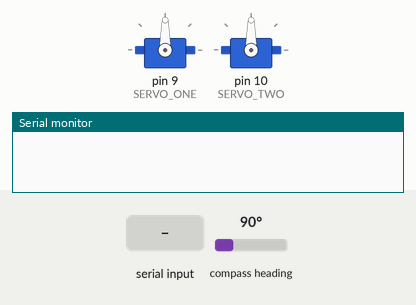
This sketch was run on a simulated Arduino Uno, built with avr-gcc and run on an emulated ATmega328P. Parts: 2 × servo, the last lines printed to the serial monitor. Wiring (inferred from the names in the program): HMC5883L compass at I2C address 0x1E. The test bench sets the inputs (shaded band); at power-on: compass heading 90°.

Above: at 1.2 s.
1.3 s: "I90\n" received over Serial
At 1.6 s:
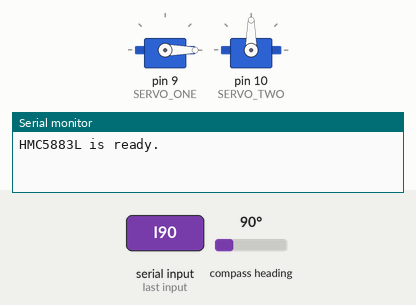
2.8 s: compass heading set to 7°
At 3.6 s:
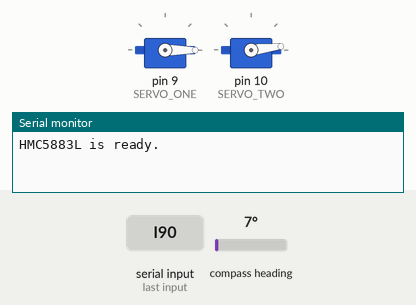
4.8 s: compass heading set to 269°
At 6.5 s:
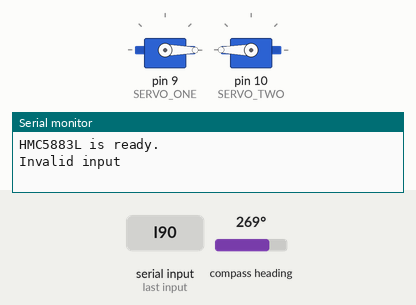
6.8 s: compass heading set to 352°
At 8.5 s:
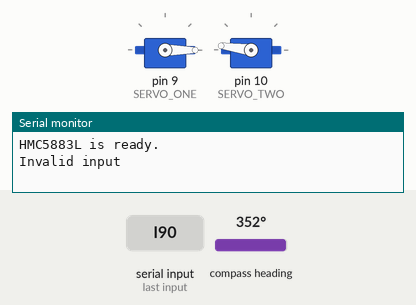
8.8 s: compass heading set to 44°
At 10.5 s:
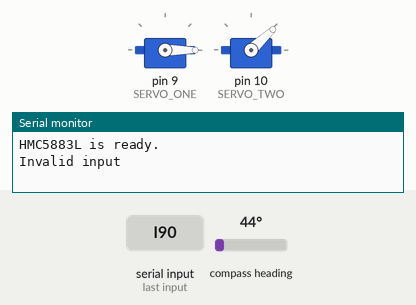
10.8 s: compass heading set to 61°
At 12.8 s:
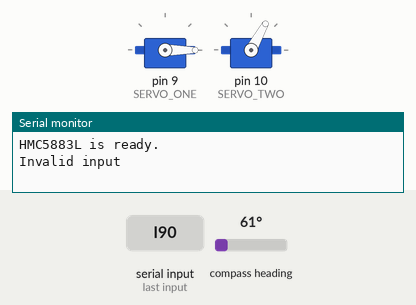
Timing chart, 0 to 13.8 s (numbered marks = the images above; inputs shaded):
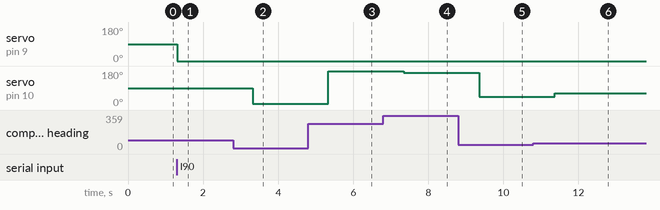

Measured:
- after the input at 1.3 s, servo on pin 9 (SERVO_ONE): 90° → 0° at once
- after the input at 2.8 s, servo on pin 10 (SERVO_TWO): 90° → 7° after 0.52 s
- after the input at 4.8 s, servo on pin 10 (SERVO_TWO): 7° → 180° after 0.54 s
- after the input at 6.8 s, servo on pin 10 (SERVO_TWO): 180° → 172° after 0.55 s
- after the input at 8.8 s, servo on pin 10 (SERVO_TWO): 172° → 43° after 0.56 s
- after the input at 10.8 s, servo on pin 10 (SERVO_TWO): 43° → 61° after 0.57 s

The sketch:

sketch_mar14a.ino
```cpp
#include <Wire.h> // I2C arduino lib
#include <SoftwareSerial.h>
#include <Servo.h>
#include "variables.h"
#include "calculations.h"

int currentDCSpeed = 0;

int bottomServoDegrees = 0;
int topServoDegrees = 0;

bool isHMC5883LReady = false;
bool isSystemOn = false;

SoftwareSerial HC_60(BT_RXD, BT_TXD);
Servo bottomServo;
Servo topServo;

bool detectHMC5883L() {
  Wire.beginTransmission(HMC5883L_ADDR);
  Wire.write(0b1010);
  Wire.endTransmission();
  Wire.requestFrom(HMC5883L_ADDR, 3);

  if (3 == Wire.available()) {
    char a = Wire.read();
    char b = Wire.read();
    char c = Wire.read();

    if (a == 'H' && b == '4' && c == '3')
      return true;
  }
  return false;
}

void stopDC() {
  digitalWrite(DC_IN1, LOW);
  digitalWrite(DC_IN2, LOW);
}

void runDC() {
  digitalWrite(DC_IN1, HIGH);
  digitalWrite(DC_IN2, LOW);
}

void setDCSpeed(int sp) { // sp is the speed variable which has values in range of 0~255
  analogWrite(DC_SPEED, sp);
}


void setup() {
  Serial.begin(9600);
  Wire.begin();
  HC_60.begin(9600);
  TWBR = 78; // 25 kHz
  TWSR |= 1 << (TWPS0);
  pinMode(DC_IN1, OUTPUT);
  pinMode(DC_IN2, OUTPUT);
  pinMode(DC_SPEED, OUTPUT);
  bottomServo.attach(SERVO_ONE);
  topServo.attach(SERVO_TWO);
}

void loop() {
  if (Serial.available()) {
    char val = Serial.read();
    if (val == 'I') { // Turn on the system
      isSystemOn = true;
    }
    else if (val == 'O') { // Turn off the system
      isSystemOn = false;
      stopDC();
    }
    else if ((int)val >= 48 && (int)val <= 57) {
      currentDCSpeed = ((int)val - 48) * 28;
    } else {
      Serial.println("Invalid input");
    }
  }

  bool isMagnetoReady = detectHMC5883L();

  if (isSystemOn) {
    digitalWrite(DC_IN1, HIGH);
    digitalWrite(DC_IN2, LOW);
    analogWrite(DC_SPEED, currentDCSpeed);
    if (!isHMC5883LReady) {
      if (isMagnetoReady) {
        isHMC5883LReady = true;
        Serial.println("HMC5883L is ready.");
        Wire.beginTransmission(HMC5883L_ADDR);
        Wire.write(0x02); // select register mode
        Wire.write(0x00); // continuous mesurement mode
        Wire.endTransmission();
      }
      else {
        Serial.println("HMC5883L is not ready.. Trying again");
        delay(2000);
        return;
      }
    }
    else {
      if (!isMagnetoReady) {
        isHMC5883LReady = false;
        Serial.println("HMC5883L connection is lost.. Trying again");
        delay(2000);
        return;
      }
    }

    int mag_X, mag_Y, mag_Z;

    Wire.beginTransmission(HMC5883L_ADDR);
    Wire.write(0x03);
    Wire.endTransmission();

    Wire.requestFrom(HMC5883L_ADDR, 6); // 2 registers per axis; total of 6
    if (6 <= Wire.available()) {
      mag_X = Wire.read() << 8; // X msb
      mag_X |= Wire.read();     // X lsb
      mag_Z = Wire.read() << 8; // Z msb
      mag_Z |= Wire.read();     // Z lsb
      mag_Y = Wire.read() << 8; // Y msb
      mag_Y |= Wire.read();     // Y lsb
    }

    /*
      Serial.print(mag_X);
      Serial.print(",");
      Serial.print(mag_Y);
      Serial.print(",");
      Serial.print(mag_Z);
      Serial.println();
    */

    topServoDegrees = topServoAngle(mag_X, mag_Y, mag_Z);
    bottomServoDegrees = bottomServoAngle(mag_X, mag_Y, mag_Z);

    topServo.write(topServoDegrees);
    bottomServo.write(bottomServoDegrees);

    delay(1000);
  } else {
    digitalWrite(DC_IN1, LOW);
    digitalWrite(DC_IN2, LOW);
  }
}
```

calculations.h
```cpp
#pragma once

#include <math.h>
#include "variables.h"

#ifndef calculations
#define calculations

int topServoAngle (int x, int y, int z) {
    if (y >= 0) {
        return (int)(180.0*atanf((float)(y)/x)/CONST_PI);
    }
    return (int)(180.0*atanf((float)(y)/x)/CONST_PI) + 180;
};

int bottomServoAngle (int x, int y, int z) {
    return (int)(180.0*acosf((float)(z)/sqrt(x*x + y*y + z*z))/CONST_PI);
};

#endif
```

variables.h
```cpp
#pragma once

#ifndef variables
#define variables

#define HMC5883L_ADDR 0b00011110
#define CONST_PI 3.141592

#define _BV(bit) (1 << (bit))

#define SERVO_ONE 9  // Servo 1 is the bottom servo
#define SERVO_TWO 10    // Servo 2 is the top servo
#define HMC5883L_SDA A4 // SDA pin for magnetometer
#define HMC5883L_SCL A5 // SCL pin for magnetometer
#define DC_IN1 2
#define DC_IN2 3
#define DC_SPEED 11
#define BT_RXD 6
#define BT_TXD 5
#define HALL_A_PIN 7
#define HALL_B_PIN 8

#endif
```
